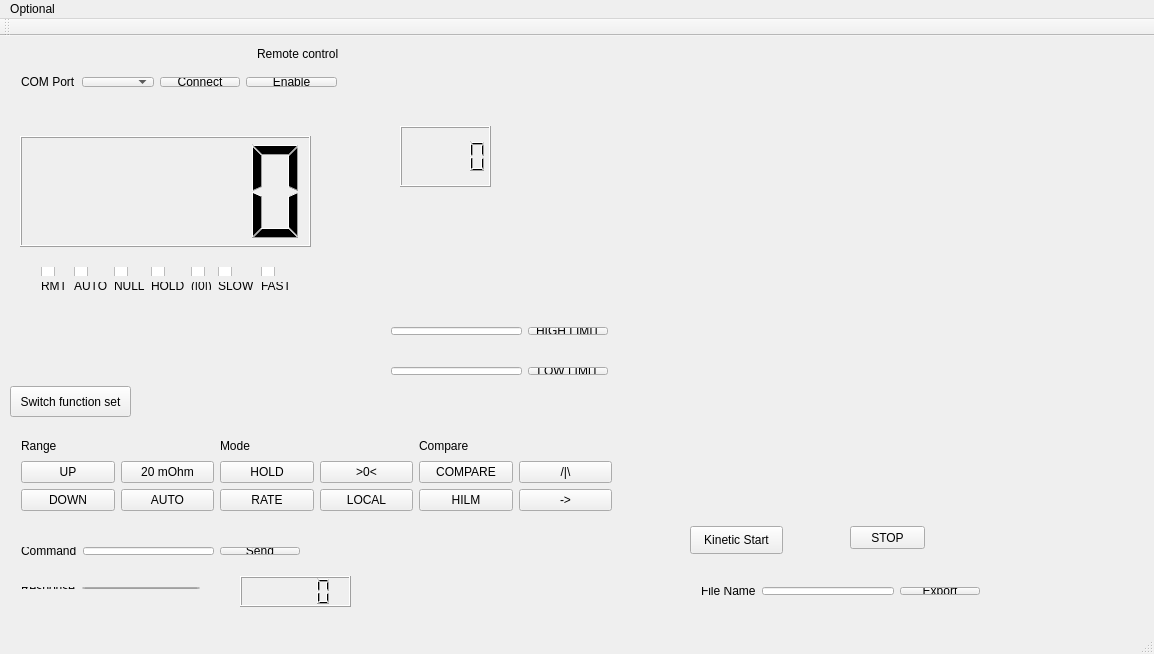
<?xml version="1.0" encoding="UTF-8"?>
<ui version="4.0">
 <class>MainWindow</class>
 <widget class="QMainWindow" name="MainWindow">
  <property name="geometry">
   <rect>
    <x>0</x>
    <y>0</y>
    <width>1154</width>
    <height>654</height>
   </rect>
  </property>
  <property name="windowTitle">
   <string>MainWindow</string>
  </property>
  <widget class="QWidget" name="centralWidget">
   <widget class="QWidget" name="layoutWidget">
    <property name="geometry">
     <rect>
      <x>690</x>
      <y>540</y>
      <width>301</width>
      <height>30</height>
     </rect>
    </property>
    <layout class="QHBoxLayout" name="horizontalLayout_5">
     <item>
      <widget class="QLabel" name="label_4">
       <property name="text">
        <string>File Name</string>
       </property>
      </widget>
     </item>
     <item>
      <widget class="QLineEdit" name="lineEdit_File_Name"/>
     </item>
     <item>
      <widget class="QPushButton" name="pushButton_Export">
       <property name="text">
        <string>Export</string>
       </property>
      </widget>
     </item>
    </layout>
   </widget>
   <widget class="QPushButton" name="pushButton_Kinetic_Start">
    <property name="geometry">
     <rect>
      <x>690</x>
      <y>490</y>
      <width>93</width>
      <height>28</height>
     </rect>
    </property>
    <property name="text">
     <string>Kinetic Start</string>
    </property>
   </widget>
   <widget class="QCustomPlot" name="customPlot_Resistance" native="true">
    <property name="geometry">
     <rect>
      <x>680</x>
      <y>20</y>
      <width>461</width>
      <height>421</height>
     </rect>
    </property>
   </widget>
   <widget class="QWidget" name="layoutWidget">
    <property name="geometry">
     <rect>
      <x>10</x>
      <y>500</y>
      <width>301</width>
      <height>30</height>
     </rect>
    </property>
    <layout class="QHBoxLayout" name="horizontalLayout_2">
     <item>
      <widget class="QLabel" name="label_2">
       <property name="text">
        <string>Command</string>
       </property>
      </widget>
     </item>
     <item>
      <widget class="QLineEdit" name="lineEdit_Command"/>
     </item>
     <item>
      <widget class="QPushButton" name="pushButton_Send">
       <property name="text">
        <string>Send</string>
       </property>
      </widget>
     </item>
    </layout>
   </widget>
   <widget class="QWidget" name="layoutWidget">
    <property name="geometry">
     <rect>
      <x>10</x>
      <y>540</y>
      <width>201</width>
      <height>24</height>
     </rect>
    </property>
    <layout class="QHBoxLayout" name="horizontalLayout_3">
     <item>
      <widget class="QLabel" name="label_3">
       <property name="text">
        <string>Response</string>
       </property>
      </widget>
     </item>
     <item>
      <widget class="QLineEdit" name="lineEdit_Response"/>
     </item>
    </layout>
   </widget>
   <widget class="QLCDNumber" name="Current_Resistance_Display">
    <property name="geometry">
     <rect>
      <x>20</x>
      <y>100</y>
      <width>291</width>
      <height>111</height>
     </rect>
    </property>
   </widget>
   <widget class="QLCDNumber" name="Current_Range_Display">
    <property name="geometry">
     <rect>
      <x>400</x>
      <y>90</y>
      <width>91</width>
      <height>61</height>
     </rect>
    </property>
   </widget>
   <widget class="QLCDNumber" name="lcdNumber_Time">
    <property name="geometry">
     <rect>
      <x>240</x>
      <y>540</y>
      <width>111</width>
      <height>31</height>
     </rect>
    </property>
   </widget>
   <widget class="QLabel" name="label_6">
    <property name="geometry">
     <rect>
      <x>257</x>
      <y>10</y>
      <width>87</width>
      <height>16</height>
     </rect>
    </property>
    <property name="text">
     <string>Remote control</string>
    </property>
   </widget>
   <widget class="QPushButton" name="pushButton_Switch_function_set">
    <property name="geometry">
     <rect>
      <x>10</x>
      <y>350</y>
      <width>121</width>
      <height>31</height>
     </rect>
    </property>
    <property name="text">
     <string>Switch function set</string>
    </property>
   </widget>
   <widget class="QWidget" name="layoutWidget">
    <property name="geometry">
     <rect>
      <x>10</x>
      <y>30</y>
      <width>338</width>
      <height>32</height>
     </rect>
    </property>
    <layout class="QHBoxLayout" name="horizontalLayout_4">
     <item>
      <layout class="QHBoxLayout" name="horizontalLayout">
       <item>
        <widget class="QLabel" name="label">
         <property name="text">
          <string>COM Port</string>
         </property>
        </widget>
       </item>
       <item>
        <widget class="QComboBox" name="comboBox_Port_Name"/>
       </item>
       <item>
        <widget class="QPushButton" name="pushButton_Connect">
         <property name="text">
          <string>Connect</string>
         </property>
        </widget>
       </item>
      </layout>
     </item>
     <item>
      <widget class="QPushButton" name="pushButton_RC_enable">
       <property name="text">
        <string>Enable</string>
       </property>
      </widget>
     </item>
    </layout>
   </widget>
   <widget class="QWidget" name="layoutWidget">
    <property name="geometry">
     <rect>
      <x>10</x>
      <y>390</y>
      <width>613</width>
      <height>96</height>
     </rect>
    </property>
    <layout class="QHBoxLayout" name="horizontalLayout_12">
     <item>
      <layout class="QVBoxLayout" name="verticalLayout_2">
       <item>
        <widget class="QLabel" name="label_5">
         <property name="text">
          <string>Range</string>
         </property>
        </widget>
       </item>
       <item>
        <layout class="QVBoxLayout" name="verticalLayout">
         <item>
          <layout class="QHBoxLayout" name="horizontalLayout_6">
           <item>
            <widget class="QPushButton" name="pushButton_Range_UP">
             <property name="text">
              <string>UP</string>
             </property>
            </widget>
           </item>
           <item>
            <widget class="QPushButton" name="pushButton_20mOhm">
             <property name="text">
              <string>20 mOhm</string>
             </property>
            </widget>
           </item>
          </layout>
         </item>
         <item>
          <layout class="QHBoxLayout" name="horizontalLayout_7">
           <item>
            <widget class="QPushButton" name="pushButton_Range_DOWN">
             <property name="text">
              <string>DOWN</string>
             </property>
            </widget>
           </item>
           <item>
            <widget class="QPushButton" name="pushButton_Auto_Range">
             <property name="text">
              <string>AUTO</string>
             </property>
            </widget>
           </item>
          </layout>
         </item>
        </layout>
       </item>
      </layout>
     </item>
     <item>
      <layout class="QVBoxLayout" name="verticalLayout_3">
       <item>
        <widget class="QLabel" name="label_7">
         <property name="text">
          <string>Mode</string>
         </property>
        </widget>
       </item>
       <item>
        <layout class="QVBoxLayout" name="verticalLayout_4">
         <item>
          <layout class="QHBoxLayout" name="horizontalLayout_8">
           <item>
            <widget class="QPushButton" name="pushButton_HOLD">
             <property name="text">
              <string>HOLD</string>
             </property>
            </widget>
           </item>
           <item>
            <widget class="QPushButton" name="pushButton_NULL_Correction">
             <property name="text">
              <string>&gt;0&lt;</string>
             </property>
            </widget>
           </item>
          </layout>
         </item>
         <item>
          <layout class="QHBoxLayout" name="horizontalLayout_9">
           <item>
            <widget class="QPushButton" name="pushButton_RATE">
             <property name="text">
              <string>RATE</string>
             </property>
            </widget>
           </item>
           <item>
            <widget class="QPushButton" name="pushButton_LOCAL">
             <property name="text">
              <string>LOCAL</string>
             </property>
            </widget>
           </item>
          </layout>
         </item>
        </layout>
       </item>
      </layout>
     </item>
     <item>
      <layout class="QVBoxLayout" name="verticalLayout_5">
       <item>
        <widget class="QLabel" name="label_8">
         <property name="text">
          <string>Compare</string>
         </property>
        </widget>
       </item>
       <item>
        <layout class="QVBoxLayout" name="verticalLayout_6">
         <item>
          <layout class="QHBoxLayout" name="horizontalLayout_10">
           <item>
            <widget class="QPushButton" name="pushButton_COMPARE">
             <property name="text">
              <string>COMPARE</string>
             </property>
            </widget>
           </item>
           <item>
            <widget class="QPushButton" name="pushButton_ARROW_UP">
             <property name="text">
              <string>/|\</string>
             </property>
            </widget>
           </item>
          </layout>
         </item>
         <item>
          <layout class="QHBoxLayout" name="horizontalLayout_11">
           <item>
            <widget class="QPushButton" name="pushButton_HIGH_LIMIT">
             <property name="text">
              <string>HILM</string>
             </property>
            </widget>
           </item>
           <item>
            <widget class="QPushButton" name="pushButton_ARROW_RIGHT">
             <property name="text">
              <string>-&gt;</string>
             </property>
            </widget>
           </item>
          </layout>
         </item>
        </layout>
       </item>
      </layout>
     </item>
    </layout>
   </widget>
   <widget class="QWidget" name="layoutWidget_2">
    <property name="geometry">
     <rect>
      <x>380</x>
      <y>320</y>
      <width>239</width>
      <height>30</height>
     </rect>
    </property>
    <layout class="QHBoxLayout" name="horizontalLayout_15">
     <item>
      <widget class="QLineEdit" name="lineEdit_LOW_LIMIT"/>
     </item>
     <item>
      <widget class="QPushButton" name="pushButton_LOW">
       <property name="text">
        <string>LOW LIMIT</string>
       </property>
      </widget>
     </item>
    </layout>
   </widget>
   <widget class="QWidget" name="layoutWidget">
    <property name="geometry">
     <rect>
      <x>380</x>
      <y>280</y>
      <width>239</width>
      <height>30</height>
     </rect>
    </property>
    <layout class="QHBoxLayout" name="horizontalLayout_14">
     <item>
      <widget class="QLineEdit" name="lineEdit_HIGH_LIMIT"/>
     </item>
     <item>
      <widget class="QPushButton" name="pushButton_HIGH">
       <property name="text">
        <string>HIGH LIMIT</string>
       </property>
      </widget>
     </item>
    </layout>
   </widget>
   <widget class="QWidget" name="layoutWidget">
    <property name="geometry">
     <rect>
      <x>30</x>
      <y>220</y>
      <width>273</width>
      <height>45</height>
     </rect>
    </property>
    <layout class="QHBoxLayout" name="horizontalLayout_16">
     <item>
      <layout class="QHBoxLayout" name="horizontalLayout_13">
       <item>
        <layout class="QVBoxLayout" name="verticalLayout_7">
         <item>
          <widget class="QCheckBox" name="checkBox_Remote_Control">
           <property name="text">
            <string/>
           </property>
          </widget>
         </item>
         <item>
          <widget class="QLabel" name="label_9">
           <property name="text">
            <string>RMT</string>
           </property>
          </widget>
         </item>
        </layout>
       </item>
       <item>
        <layout class="QVBoxLayout" name="verticalLayout_8">
         <item>
          <widget class="QCheckBox" name="checkBox_AUTO">
           <property name="text">
            <string/>
           </property>
          </widget>
         </item>
         <item>
          <widget class="QLabel" name="label_10">
           <property name="text">
            <string>AUTO</string>
           </property>
          </widget>
         </item>
        </layout>
       </item>
       <item>
        <layout class="QVBoxLayout" name="verticalLayout_9">
         <item>
          <widget class="QCheckBox" name="checkBox_NULL">
           <property name="text">
            <string/>
           </property>
          </widget>
         </item>
         <item>
          <widget class="QLabel" name="label_11">
           <property name="text">
            <string>NULL</string>
           </property>
          </widget>
         </item>
        </layout>
       </item>
       <item>
        <layout class="QVBoxLayout" name="verticalLayout_10">
         <item>
          <widget class="QCheckBox" name="checkBox_HOLD">
           <property name="text">
            <string/>
           </property>
          </widget>
         </item>
         <item>
          <widget class="QLabel" name="label_12">
           <property name="text">
            <string>HOLD</string>
           </property>
          </widget>
         </item>
        </layout>
       </item>
       <item>
        <layout class="QVBoxLayout" name="verticalLayout_11">
         <item>
          <widget class="QCheckBox" name="checkBox_Bleeper">
           <property name="text">
            <string/>
           </property>
          </widget>
         </item>
         <item>
          <widget class="QLabel" name="label_13">
           <property name="text">
            <string>(|0|)</string>
           </property>
          </widget>
         </item>
        </layout>
       </item>
      </layout>
     </item>
     <item>
      <layout class="QVBoxLayout" name="verticalLayout_12">
       <item>
        <widget class="QCheckBox" name="checkBox_SLOW">
         <property name="text">
          <string/>
         </property>
        </widget>
       </item>
       <item>
        <widget class="QLabel" name="label_14">
         <property name="text">
          <string>SLOW</string>
         </property>
        </widget>
       </item>
      </layout>
     </item>
     <item>
      <layout class="QVBoxLayout" name="verticalLayout_13">
       <item>
        <widget class="QCheckBox" name="checkBox_FAST">
         <property name="text">
          <string/>
         </property>
        </widget>
       </item>
       <item>
        <widget class="QLabel" name="label_15">
         <property name="text">
          <string>FAST</string>
         </property>
        </widget>
       </item>
      </layout>
     </item>
    </layout>
   </widget>
   <widget class="QPushButton" name="pushButton_STOP">
    <property name="geometry">
     <rect>
      <x>850</x>
      <y>490</y>
      <width>75</width>
      <height>23</height>
     </rect>
    </property>
    <property name="text">
     <string>STOP</string>
    </property>
   </widget>
  </widget>
  <widget class="QMenuBar" name="menuBar">
   <property name="geometry">
    <rect>
     <x>0</x>
     <y>0</y>
     <width>1154</width>
     <height>21</height>
    </rect>
   </property>
   <widget class="QMenu" name="menuOptional">
    <property name="title">
     <string>Optional</string>
    </property>
    <addaction name="action_COM_Port_Update"/>
    <addaction name="actionHelp"/>
   </widget>
   <addaction name="menuOptional"/>
  </widget>
  <widget class="QToolBar" name="mainToolBar">
   <attribute name="toolBarArea">
    <enum>TopToolBarArea</enum>
   </attribute>
   <attribute name="toolBarBreak">
    <bool>false</bool>
   </attribute>
  </widget>
  <widget class="QStatusBar" name="statusBar"/>
  <action name="action_COM_Port_Update">
   <property name="text">
    <string>COM Port Update</string>
   </property>
  </action>
  <action name="actionHelp">
   <property name="text">
    <string>Help</string>
   </property>
  </action>
 </widget>
 <layoutdefault spacing="6" margin="11"/>
 <customwidgets>
  <customwidget>
   <class>QCustomPlot</class>
   <extends>QWidget</extends>
   <header location="global">qcustomplot.h</header>
   <container>1</container>
  </customwidget>
 </customwidgets>
 <resources/>
 <connections/>
</ui>
